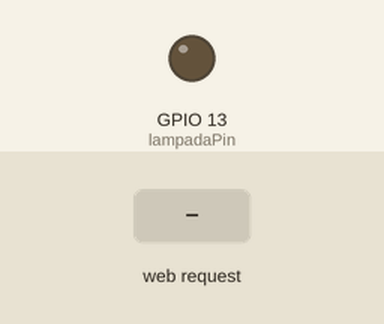
This sketch was run on a simulated ESP32. On the bench: output pins drawn as LEDs (lit = HIGH). The inputs (shaded band) are chosen by the test bench. WiFi joins after 1.5 s; servers stay silent unless stated; what the sketch prints to the serial monitor is not drawn.

Above: at 2.7 s.
2.8 s: HTTP request GET /lampada/on received
At 3.3 s:
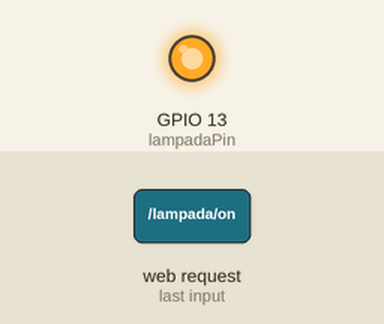
4.3 s: HTTP request GET /lampada/off received
At 5.6 s:
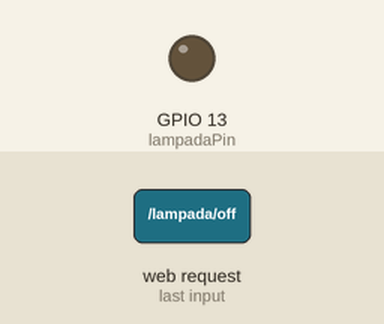
Timing chart, 0 to 7.3 s (numbered marks = the images above; inputs shaded):
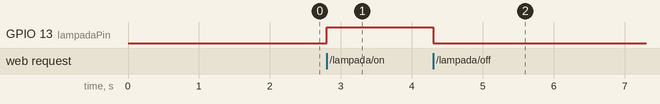

Measured:
- after the input at 2.8 s, GPIO 13 (lampadaPin): LOW → HIGH at once
- after the input at 4.3 s, GPIO 13 (lampadaPin): HIGH → LOW at once

The sketch:

grok_apr7a.ino
```cpp
#include <WiFi.h>
#include <Adafruit_GFX.h>
#include <Adafruit_SH110X.h>

// Credenciais do WiFi - Substitua pelos seus dados
const char* ssid = "BRUGER_2G";      // Nome da sua rede WiFi
const char* password = "Gersones68"; // Senha da sua rede WiFi

// Define o pino da lâmpada
const int lampadaPin = 13;

// Cria o objeto do servidor na porta 80
WiFiServer server(80);

// Variável para armazenar a requisição HTTP
String header;

// Estado atual da lâmpada
String estadoLampada = "off";

void setup() {
  // Inicia a comunicação serial
  Serial.begin(115200);

  // Configura o pino da lâmpada como saída
  pinMode(lampadaPin, OUTPUT);
  digitalWrite(lampadaPin, LOW); // Começa com a lâmpada apagada

  // Conecta ao WiFi
  Serial.print("Conectando a ");
  Serial.println(ssid);
  WiFi.begin(ssid, password);

  while (WiFi.status() != WL_CONNECTED) {
    delay(500);
    Serial.print(".");
  }

  // Mostra o IP quando conectado
  Serial.println("");
  Serial.println("WiFi conectado.");
  Serial.println("Endereço IP: ");
  Serial.println(WiFi.localIP());

  // Inicia o servidor
  server.begin();
}

void loop() {
  WiFiClient client = server.available();   // Verifica se há clientes conectados

  if (client) {                             // Se um novo cliente se conectar
    String currentLine = "";                // String para armazenar dados do cliente
    while (client.connected()) {            // Enquanto o cliente estiver conectado
      if (client.available()) {             // Se houver bytes para ler
        char c = client.read();             // Lê um byte
        header += c;

        if (c == '\n') {                    // Se o byte for uma nova linha
          if (currentLine.length() == 0) {
            // Cabeçalho HTTP
            client.println("HTTP/1.1 200 OK");
            client.println("Content-type:text/html");
            client.println("Connection: close");
            client.println();

            // Verifica as requisições GET
            if (header.indexOf("GET /lampada/on") >= 0) {
              estadoLampada = "on";
              digitalWrite(lampadaPin, HIGH);
            } else if (header.indexOf("GET /lampada/off") >= 0) {
              estadoLampada = "off";
              digitalWrite(lampadaPin, LOW);
            }

            // Página HTML
            client.println("<!DOCTYPE html><html>");
            client.println("<head><meta name=\"viewport\" content=\"width=device-width, initial-scale=1\">");
            client.println("<style>html { font-family: Helvetica; text-align: center;}");
            client.println(".button { padding: 15px 30px; font-size: 24px; margin: 10px; text-decoration: none; border-radius: 5px;}");
            client.println(".button-on { background-color: #4CAF50; color: white; }");
            client.println(".button-off { background-color: #f44336; color: white; }</style></head>");

            client.println("<body><h1>Controle da Lampada</h1>");
            client.println("<p>Estado: " + estadoLampada + "</p>");
            client.println("<p><a href=\"/lampada/on\"><button class=\"button button-on\">LIGAR</button></a>");
            client.println("<a href=\"/lampada/off\"><button class=\"button button-off\">DESLIGAR</button></a></p>");
            client.println("</body></html>");

            break;
          } else {
            currentLine = "";
          }
        } else if (c != '\r') {
          currentLine += c;
        }
      }
    }
    // Limpa o header
    header = "";
    // Fecha a conexão
    client.stop();
  }
}
```
